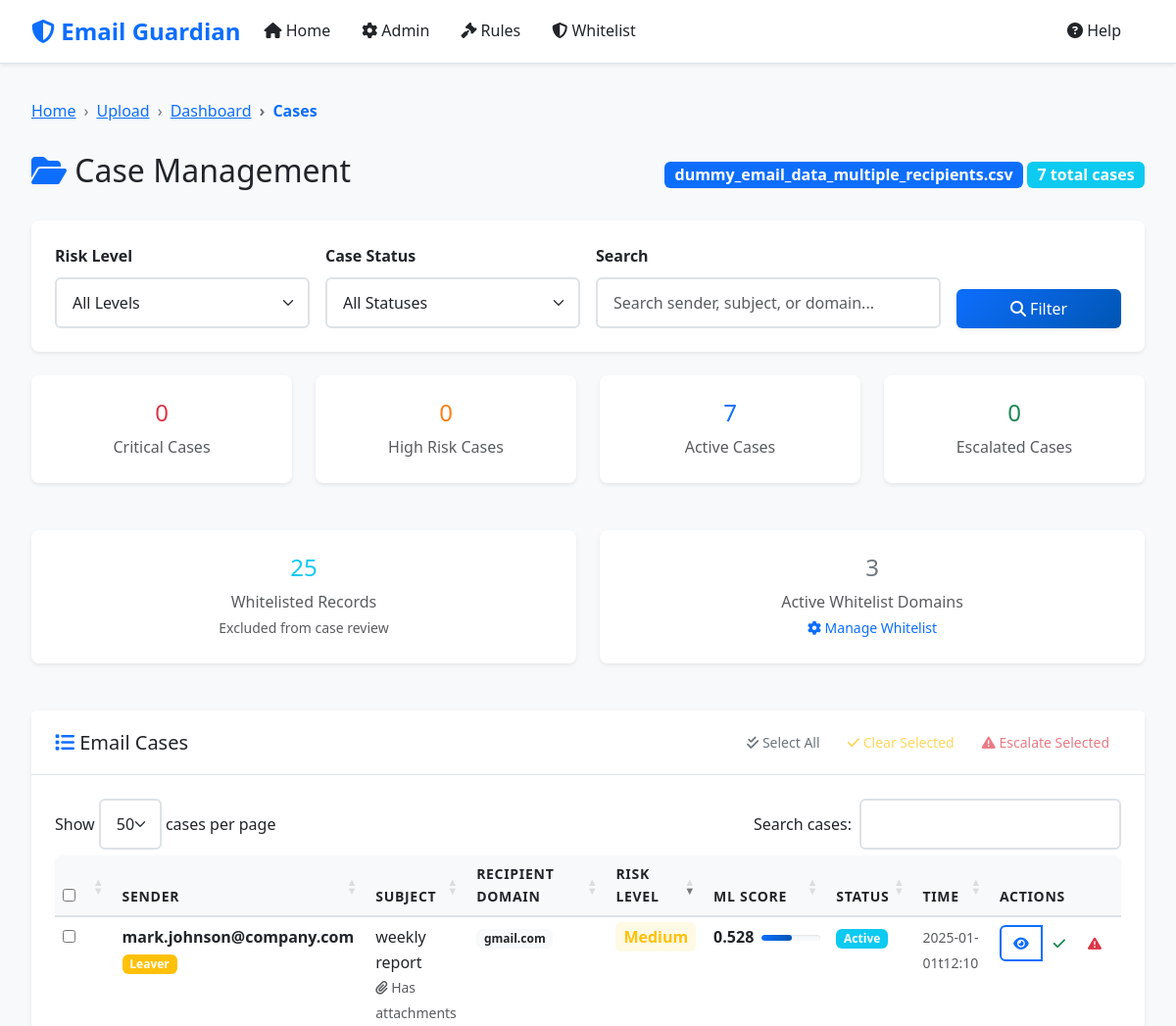
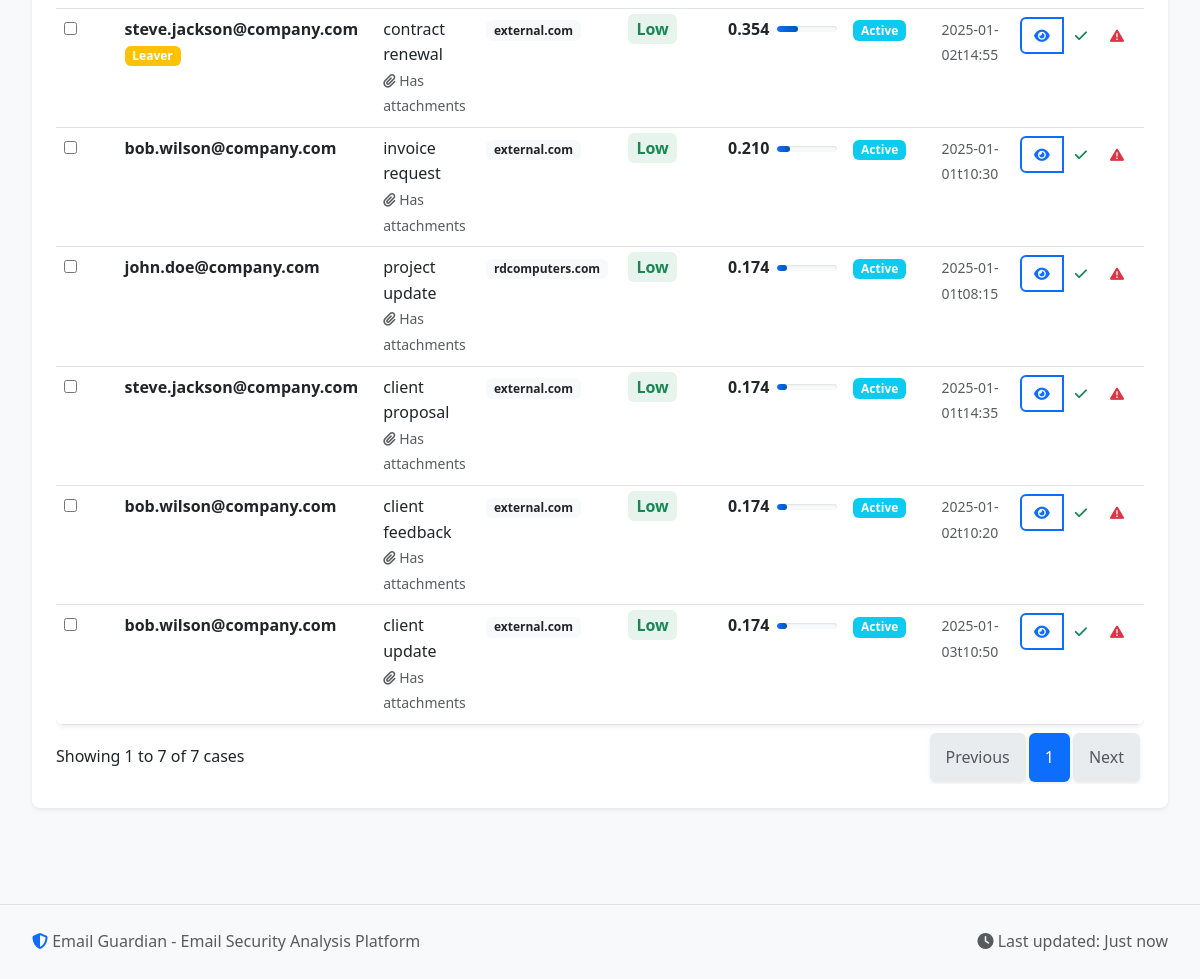
/cases/47296ac1-fb61-4503-b21e-0b677b3e2787, run on the app's committed database (2 pictures, top to bottom).
### models.py (models this page shows, shortened)
class ProcessingSession(db.Model):
    __tablename__ = 'processing_sessions'
    id = db.Column(db.String(36), primary_key=True)
    filename = db.Column(db.String(255), nullable=False)
    upload_time = db.Column(db.DateTime, default=datetime.utcnow)
    total_records = db.Column(db.Integer, default=0)
    processed_records = db.Column(db.Integer, default=0)
    status = db.Column(db.String(50), default='uploaded')  # uploaded, processing, completed, error
    error_message = db.Column(Text)
    processing_stats = db.Column(JSON)
    data_path = db.Column(db.String(500))
    is_compressed = db.Column(db.Boolean, default=False)
    exclusion_applied = db.Column(db.Boolean, default=False)
    whitelist_applied = db.Column(db.Boolean, default=False)
    rules_applied = db.Column(db.Boolean, default=False)
    ml_applied = db.Column(db.Boolean, default=False)

class EmailRecord(db.Model):
    __tablename__ = 'email_records'
    id = db.Column(db.Integer, primary_key=True)
    session_id = db.Column(db.String(36), db.ForeignKey('processing_sessions.id'), nullable=False)
    record_id = db.Column(db.String(100), nullable=False)  # Unique within session
    time = db.Column(db.String(100))
    sender = db.Column(db.String(255))
    subject = db.Column(Text)
    attachments = db.Column(Text)
    recipients = db.Column(Text)
    recipients_email_domain = db.Column(db.String(255))
    leaver = db.Column(db.String(10))
    termination_date = db.Column(db.String(100))
    wordlist_attachment = db.Column(Text)
    wordlist_subject = db.Column(Text)
    bunit = db.Column(db.String(255))
    department = db.Column(db.String(255))
    status = db.Column(db.String(100))
    user_response = db.Column(Text)
    final_outcome = db.Column(db.String(255))
    justification = db.Column(Text)
    excluded_by_rule = db.Column(db.String(500))
    whitelisted = db.Column(db.Boolean, default=False)
    rule_matches = db.Column(Text)  # JSON string of matched rules
    ml_risk_score = db.Column(db.Float)
    ml_anomaly_score = db.Column(db.Float)
    risk_level = db.Column(db.String(20))  # Critical, High, Medium, Low
    ml_explanation = db.Column(Text)
    case_status = db.Column(db.String(20), default='Active')  # Active, Cleared, Escalated
    assigned_to = db.Column(db.String(255))
    notes = db.Column(Text)
    escalated_at = db.Column(db.DateTime)
    resolved_at = db.Column(db.DateTime)

### routes.py (the view, shortened to what this page needs)
@app.route('/cases/<session_id>')
def cases(session_id):
    session = ProcessingSession.query.get_or_404(session_id)
    page = request.args.get('page', 1, type=int)
    risk_level = request.args.get('risk_level', '')
    case_status = request.args.get('case_status', '')
    search = request.args.get('search', '')
    query = EmailRecord.query.filter_by(session_id=session_id).filter(
        EmailRecord.whitelisted != True
    )
    if risk_level:
        query = query.filter(EmailRecord.risk_level == risk_level)
    if case_status:
        query = query.filter(EmailRecord.case_status == case_status)
    cases_pagination = query.order_by(EmailRecord.ml_risk_score.desc()).paginate(
        page=page, per_page=50, error_out=False
    )
    total_whitelisted = EmailRecord.query.filter_by(session_id=session_id).filter(
        EmailRecord.whitelisted == True
    ).count()
    active_whitelist_domains = WhitelistDomain.query.filter_by(is_active=True).count()
    return render_template('cases.html',
                         session=session,
                         cases=cases_pagination,
                         risk_level=risk_level,
                         case_status=case_status,
                         search=search,
                         total_whitelisted=total_whitelisted,
                         active_whitelist_domains=active_whitelist_domains)

### templates/cases.html (shortened to what this page needs)
{% extends "base.html" %}
{% block breadcrumb_items %}
<li class="breadcrumb-item"><a href="{{ url_for('index') }}">Upload</a></li>
<li class="breadcrumb-item"><a href="{{ url_for('dashboard', session_id=session.id) }}">Dashboard</a></li>
<li class="breadcrumb-item active">Cases</li>
{% endblock %}
{% block content %}
<div class="row mb-4">
    <div class="col-12">
        <div class="d-flex justify-content-between align-items-center">
            <h1 class="h2">
                <i class="fas fa-folder-open text-primary"></i>
                Case Management
            </h1>
            <div class="session-info">
                <span class="badge bg-primary fs-6">{{ session.filename }}</span>
                <span class="badge bg-info fs-6">{{ cases.total }} total cases</span>
            </div>
        </div>
    </div>
</div>
<div class="filter-bar">
    <form method="GET" id="filterForm" class="row g-3">
        <div class="col-md-3">
            <label for="risk_level" class="form-label">Risk Level</label>
            <select class="form-select" id="risk_level" name="risk_level">
                <option value="">All Levels</option>
            </select>
        </div>
        <div class="col-md-3">
            <label for="case_status" class="form-label">Case Status</label>
            <select class="form-select" id="case_status" name="case_status">
                <option value="">All Statuses</option>
            </select>
        </div>
        <div class="col-md-4">
            <label for="search" class="form-label">Search</label>
            <input type="text" class="form-control" id="search" name="search"
                   placeholder="Search sender, subject, or domain..." value="{{ search }}">
        </div>
        <div class="col-md-2">
            <label class="form-label">&nbsp;</label>
            <div class="d-grid">
                <button type="submit" class="btn btn-primary">
                    <i class="fas fa-search"></i> Filter
                </button>
            </div>
        </div>
    </form>
</div>
<div class="row mb-4">
    <div class="col-md-3">
        <div class="card text-center border-danger">
            <div class="card-body">
                <h4 class="text-danger">{{ cases.items | selectattr('risk_level', 'equalto', 'Critical') | list | length }}</h4>
                <p class="text-muted mb-0">Critical Cases</p>
            </div>
        </div>
    </div>
    <div class="col-md-3">
        <div class="card text-center border-warning">
            <div class="card-body">
                <h4 class="text-warning">{{ cases.items | selectattr('risk_level', 'equalto', 'High') | list | length }}</h4>
                <p class="text-muted mb-0">High Risk Cases</p>
            </div>
        </div>
    </div>
    <div class="col-md-3">
        <div class="card text-center border-primary">
            <div class="card-body">
                <h4 class="text-primary">{{ cases.items | selectattr('case_status', 'equalto', 'Active') | list | length }}</h4>
                <p class="text-muted mb-0">Active Cases</p>
            </div>
        </div>
    </div>
    <div class="col-md-3">
        <div class="card text-center border-success">
            <div class="card-body">
                <h4 class="text-success">{{ cases.items | selectattr('case_status', 'equalto', 'Escalated') | list | length }}</h4>
                <p class="text-muted mb-0">Escalated Cases</p>
            </div>
        </div>
    </div>
</div>
<div class="row mb-4">
    <div class="col-md-6">
        <div class="card text-center border-info">
            <div class="card-body">
                <h4 class="text-info">{{ total_whitelisted }}</h4>
                <p class="text-muted mb-0">Whitelisted Records</p>
                <small class="text-muted">Excluded from case review</small>
            </div>
        </div>
    </div>
    <div class="col-md-6">
        <div class="card text-center border-secondary">
            <div class="card-body">
                <h4 class="text-secondary">{{ active_whitelist_domains }}</h4>
                <p class="text-muted mb-0">Active Whitelist Domains</p>
                <small class="text-muted">
                    <a href="{{ url_for('whitelist_analysis', session_id=session.id) }}" class="text-decoration-none">
                        <i class="fas fa-cog"></i> Manage Whitelist
                    </a>
                </small>
            </div>
        </div>
    </div>
</div>
<div class="card">
    <div class="card-header">
        <div class="d-flex justify-content-between align-items-center">
            <h5 class="card-title mb-0">
                <i class="fas fa-list text-primary"></i>
                Email Cases
            </h5>
            <div class="bulk-actions">
                <button class="btn btn-sm btn-outline-secondary" onclick="selectAllCases()">
                    <i class="fas fa-check-double"></i> Select All
                </button>
                <button class="btn btn-sm btn-outline-warning" onclick="bulkClearCases()" disabled id="bulkClearBtn">
                    <i class="fas fa-check"></i> Clear Selected
                </button>
                <button class="btn btn-sm btn-outline-danger" onclick="bulkEscalateCases()" disabled id="bulkEscalateBtn">
                    <i class="fas fa-exclamation-triangle"></i> Escalate Selected
                </button>
            </div>
        </div>
    </div>
    <div class="card-body">
        {% if cases.items %}
        <div class="table-responsive">
            <table class="table table-hover" id="casesTable">
                <thead>
                    <tr>
                        <th width="30">
                            <input type="checkbox" id="selectAll" onchange="toggleSelectAll()">
                        </th>
                        <th>Sender</th>
                        <th>Subject</th>
                        <th>Recipient Domain</th>
                        <th>Risk Level</th>
                        <th>ML Score</th>
                        <th>Status</th>
                        <th>Time</th>
                        <th>Actions</th>
                    </tr>
                </thead>
                <tbody>
                    {% for case in cases.items %}
                    <tr>
                        <td>
                            <input type="checkbox" class="case-checkbox" value="{{ case.record_id }}" onchange="updateBulkActions()">
                        </td>
                        <td>
                            <div>
                                <strong>{{ case.sender[:30] }}{% if case.sender|length > 30 %}...{% endif %}</strong>
                                {% if case.leaver and case.leaver.lower() in ['yes', 'true', '1'] %}
                                    <span class="badge bg-warning">Leaver</span>
                                {% endif %}
                            </div>
                        </td>
                        <td>
                            <div title="{{ case.subject }}">
                                {{ case.subject[:50] }}{% if case.subject|length > 50 %}...{% endif %}
                            </div>
                            {% if case.attachments %}
                                <small class="text-muted">
                                    <i class="fas fa-paperclip"></i> Has attachments
                                </small>
                            {% endif %}
                        </td>
                        <td>
                            <span class="badge bg-light text-dark">{{ case.recipients_email_domain }}</span>
                        </td>
                        <td>
                            <span class="risk-{{ case.risk_level.lower() if case.risk_level else 'low' }}">
                                {{ case.risk_level or 'Low' }}
                            </span>
                        </td>
                        <td>
                            <div class="d-flex align-items-center">
                                <span class="fw-bold">{{ "%.3f"|format(case.ml_risk_score or 0) }}</span>
                                <div class="progress ms-2" style="width: 60px; height: 6px;">
                                    <div class="progress-bar bg-{% if (case.ml_risk_score or 0) > 0.7 %}danger{% elif (case.ml_risk_score or 0) > 0.4 %}warning{% else %}success{% endif %}"
                                         style="width: {{ ((case.ml_risk_score or 0) * 100)|int }}%"></div>
                                </div>
                            </div>
                        </td>
                        <td>
                            <span class="badge status-{{ case.case_status.lower() if case.case_status else 'active' }}">
                                {{ case.case_status or 'Active' }}
                            </span>
                        </td>
                        <td>
                            <small class="text-muted">{{ case.time[:16] if case.time else 'N/A' }}</small>
                        </td>
                        <td>
                            <div class="btn-group" role="group">
                                <button class="btn btn-sm btn-outline-primary view-case-btn"
                                        data-record-id="{{ case.record_id }}" title="View Details">
                                    <i class="fas fa-eye"></i>
                                </button>
                                <button class="btn btn-sm btn-outline-success update-case-status-btn"
                                        data-record-id="{{ case.record_id }}" data-new-status="Cleared" title="Clear Case">
                                    <i class="fas fa-check"></i>
                                </button>
                                <button class="btn btn-sm btn-outline-danger escalate-case-btn"
                                        data-record-id="{{ case.record_id }}" title="Escalate">
                                    <i class="fas fa-exclamation-triangle"></i>
                                </button>
                            </div>
                        </td>
                    </tr>
                    {% endfor %}
                </tbody>
            </table>
        </div>
        {% endif %}
    </div>
</div>
{% endblock %}

### data on the page
ProcessingSession: filename "dummy_email_data_multiple_recipients.csv"
EmailRecord: sender "mark.johnson@company.com", leaver "Leaver", subject "weekly report", attachments "Has attachments", recipients_email_domain "gmail.com", risk_level "Medium", ml_risk_score "0.528", case_status "Active", time "2025-01-01t12:10"
EmailRecord: sender "steve.jackson@company.com", leaver "Leaver", subject "contract renewal", attachments "Has attachments", recipients_email_domain "external.com", risk_level "Low", ml_risk_score "0.354", case_status "Active", time "2025-01-02t14:55"
EmailRecord: sender "bob.wilson@company.com", subject "invoice request", attachments "Has attachments", recipients_email_domain "external.com", risk_level "Low", ml_risk_score "0.210", case_status "Active", time "2025-01-01t10:30"
EmailRecord: sender "john.doe@company.com", subject "project update", attachments "Has attachments", recipients_email_domain "rdcomputers.com", risk_level "Low", ml_risk_score "0.174", case_status "Active", time "2025-01-01t08:15"
EmailRecord: sender "steve.jackson@company.com", subject "client proposal", attachments "Has attachments", recipients_email_domain "external.com", risk_level "Low", ml_risk_score "0.174", case_status "Active", time "2025-01-01t14:35"
EmailRecord: sender "bob.wilson@company.com", subject "client feedback", attachments "Has attachments", recipients_email_domain "external.com", risk_level "Low", ml_risk_score "0.174", case_status "Active", time "2025-01-02t10:20"
EmailRecord: sender "bob.wilson@company.com", subject "client update", attachments "Has attachments", recipients_email_domain "external.com", risk_level "Low", ml_risk_score "0.174", case_status "Active", time "2025-01-03t10:50"

### other printed values
{{ cases.total }} "7"
{{ total_whitelisted }} "25"
{{ active_whitelist_domains }} "3"
